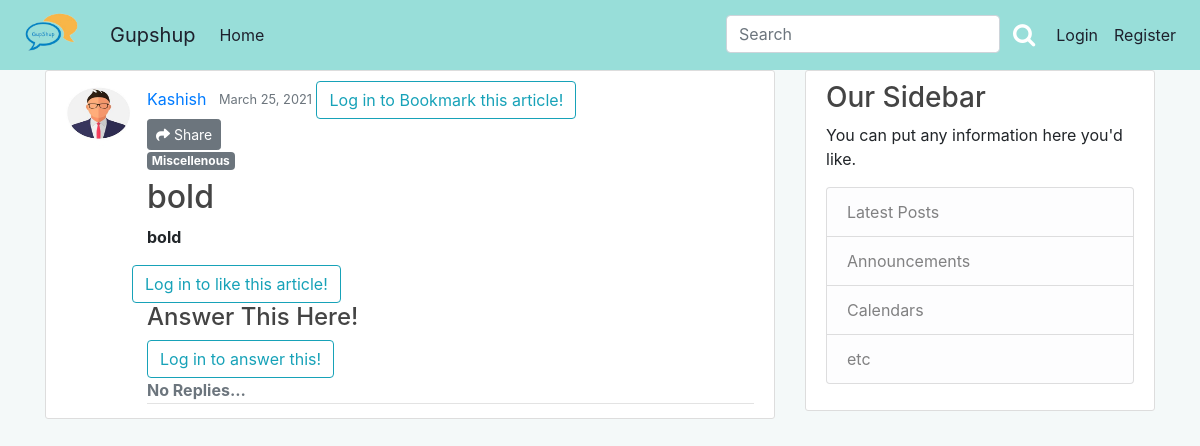
Page /post/93/ on the earlier database version.
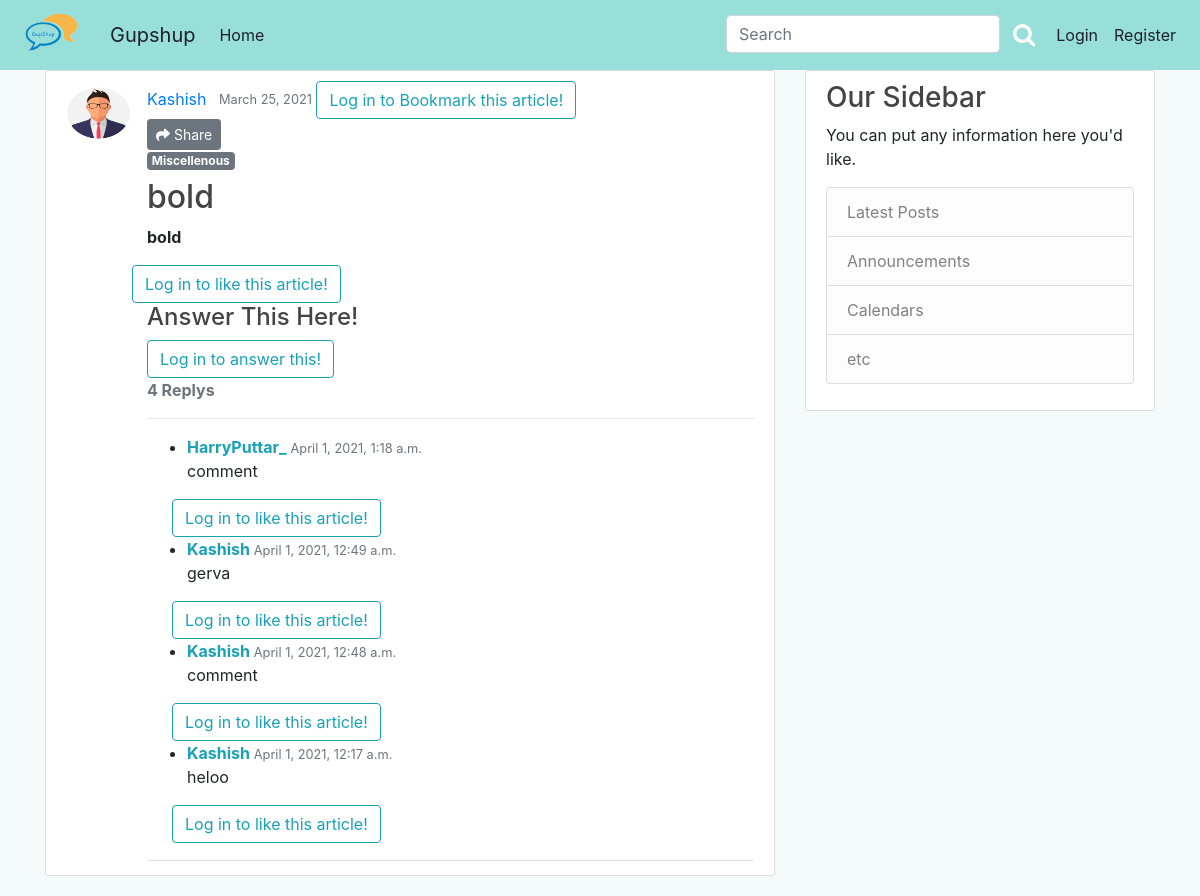
Same page on the later database version.
### blog/models.py (models this page shows, shortened)
class Post(models.Model):
    title = models.CharField(max_length=100)
    content = models.TextField()
    date_posted = models.DateTimeField(default=timezone.now)
    author = models.ForeignKey(User, on_delete=models.CASCADE)
    category = models.CharField(
        max_length=20,
        choices=Category_choices,
        default='Miscellenous'
    )
    upvote = models.ManyToManyField(User, related_name='upvote')
    downvote = models.ManyToManyField(User, related_name='downvote')
    bookmark = models.ManyToManyField(User, related_name='bookmark')
    def number_of_downvotes(self):
        return self.downvote.count()
    def number_of_upvotes(self):
        return self.upvote.count()
    @property
    def number_of_comments(self):
        return PostComment.objects.filter(post_connected=self).count()

class PostComment(models.Model):
    post_connected = models.ForeignKey(Post, related_name='comments', on_delete=models.CASCADE)
    author = models.ForeignKey(User, on_delete=models.CASCADE)
    comment = models.TextField()
    date_posted = models.DateTimeField(default=timezone.now)
    upvote_comment = models.ManyToManyField(User, related_name='upvote_comment')
    downvote_comment = models.ManyToManyField(User, related_name='downvote_comment')

### users/models.py (models this page shows, shortened)
class Profile(models.Model):
	user = models.OneToOneField(User, on_delete=models.CASCADE)
	image = models.ImageField(default='default.jpg',upload_to='profile_pics')

### blog/views.py (the view, shortened to what this page needs)
# urls.py: path('post/<int:pk>/', PostDetailView.as_view(), name='post-detail'),
class PostDetailView(DetailView):
    model = Post
    def get_context_data(self, **kwargs):
        data = super().get_context_data(**kwargs)
        post_connected = get_object_or_404(Post, id=self.kwargs['pk'])
        upvoted = False
        downvoted = False
        bookmarked = False
        if post_connected.upvote.filter(id=self.request.user.id).exists():
            upvoted = True
        if post_connected.downvote.filter(id=self.request.user.id).exists():
            downvoted = True
        if post_connected.bookmark.filter(id=self.request.user.id).exists():
            bookmarked = True
        data['number_of_upvotes'] = post_connected.number_of_upvotes()
        data['number_of_downvotes'] = post_connected.number_of_downvotes()
        data['post_is_upvoted'] = upvoted
        data['post_is_downvoted'] = downvoted
        data['post_is_bookmarked'] = bookmarked
        comments_connected = PostComment.objects.filter(
            post_connected=self.get_object()).order_by('-date_posted')
        comment_new = []
        for c in comments_connected:
            upvoted_comment = False
            downvoted_comment = False
            if c.upvote_comment.filter(id=self.request.user.id).exists():
                upvoted_comment = True
            if c.downvote_comment.filter(id=self.request.user.id).exists():
                downvoted_comment = True
            comment_new.append([c.id, upvoted_comment, downvoted_comment])
        data['comments'] = comments_connected
        data['comment_status'] = comment_new
        if self.request.user.is_authenticated:
            data['comment_form'] = NewCommentForm(instance=self.request.user)
        return data

### blog/templates/blog/post_detail.html (shortened to what this page needs)
{% extends "blog/base.html" %}
{% load crispy_forms_tags%}
{% load social_share %}
{% block content %}
<article class="media content-section">
	<img class="rounded-circle article-img " src={{object.author.profile.image.url}}>
	<div class="media-body">
		<div class="article-metadata">
			<a class="mr-2" href="{% url 'user-posts' object.author.username %}">{{ object.author }}</a>
			<small class="text-muted">{{ object.date_posted|date:"F d, Y" }}</small>
			{% if user.is_authenticated %}
			<form action="{% url 'post-bookmark' object.id %}" method="POST">
				{% csrf_token %}
				{% if post_is_bookmarked%}
				<button type="submit" name="post_id" value="{{object.id}}" class="btn btn-lg" style="float: right;"><i
						class="fas fa-bookmark fa-2x" style="color: red;" aria-hidden="true"></i></button>
				{% else %}
				<button type="submit" name="post_id" value="{{object.id}}" class="btn btn-lg" style="float: right;"><i
						class="far fa-bookmark fa-2x" style="color: red;" aria-hidden="true"></i></button>
				{% endif %}
			</form>
			{% else %}
			<a class="btn btn-outline-info" href="{% url 'login' %}?next={{request.path}}">Log in to Bookmark this
				article!</a><br>
			{% endif %}
			<button type="button" class="btn btn-secondary btn-sm" data-toggle="modal" data-target="#exampleModalCenter">
			<i class="fas fa-share"></i> Share
			</button>
		<h6><span class="badge badge-secondary">{{ object.category }}</span></h6>
		<h2 class="article-title">{{ object.title | safe }} </h2>
		<p class="article-content">{{ object.content| safe }}</p>
		<div class='row'>
			{% if user.is_authenticated %}
			<div >
				<form action="{% url 'post-upvote' object.id %}" method="POST">
					{% csrf_token %}
					{% if post_is_upvoted %}
					<button type="submit" name="post_id" value="{{object.id}}" class="btn btn-lg"><i
							class="fas fa-thumbs-up" aria-hidden="true"></i></button>
					{% else %}
					<button type="submit" name="post_id" value="{{object.id}}" class="btn btn-lg"><i
							class="far fa-thumbs-up" aria-hidden="true"></i></button>
					{% endif %}
				</form>
			</div>
			<div class="my-2" >
				<strong class="text-xl-center">{{ number_of_upvotes }}</strong>
			</div>
			<div>
				<form action="{% url 'post-downvote' object.id %}" method="POST">
					{% csrf_token %}
					{% if post_is_downvoted %}
					<button type="submit" name="post_id" value="{{object.id}}" class="btn btn-lg"><i
							class="fas fa-thumbs-down" aria-hidden="true"></i></button>
					{% else %}
					<button type="submit" name="post_id" value="{{object.id}}" class="btn btn-lg"><i
							class="far fa-thumbs-down" aria-hidden="true"></i></button>
					{% endif %}
				</form>
			</div>
			<div class="my-2" >
				<strong class="text-xl-center">{{ number_of_downvotes }}</strong>
			</div>
			{% else %}
			<a class="btn btn-outline-info" href="{% url 'login' %}?next={{request.path}}">Log in to like this
				article!</a><br>
			{% endif %}
		</div>
		<h4>Answer This Here!</h4>
		<div id="comments_section">
			{% if user.is_authenticated %}
			<form method="POST">
				{% csrf_token %}
				<div class="form-group">
					{{ comment_form|crispy }}
					<button class="btn btn-info" type="submit">Continue Discussion <i
							class="fa fa-comments"></i></button>
				</div>
			</form>
			{% else %}
			<a class="btn btn-outline-info" href="{% url 'login' %}?next={{request.path}}">Log in to answer
				this!</a><br>
			{% endif %}
			{% if comments %}
			<strong class="text-secondary">{{ object.number_of_comments }} Reply{{ object.number_of_comments|pluralize}}</strong>
			<hr>
			<ul>
				{% for comment in comments %}
				<li>
					<div>
						<span>
							<strong class="text-info">{{ comment.author }} </strong>
							<small class="text-muted">{{ comment.date_posted }}</small>
						</span>
						<p>
							{{ comment.comment|safe }}
						</p>
					</div>
				<div class='row'>
			{% if user.is_authenticated %}
			<div >
				<form action="{% url 'comment-upvote' object.id comment.id %}" method="POST">
					{% csrf_token %}
					{% for com in comment_status%}
						{% if com.0 == comment.id %}
							{% if com.1  %}
								<button type="submit" name="comment_id" value="{{comment.id}}" class="btn btn-lg"><i
								class="fas fa-thumbs-up" aria-hidden="true"></i></button>
							{% else %}
								<button type="submit" name="comment_id" value="{{comment.id}}" class="btn btn-lg"><i
								class="far fa-thumbs-up" aria-hidden="true"></i></button>
							{% endif %}
					{% endif %}
					{% endfor %}
				</form>
			</div>
			<div class="my-2" >
				<strong class="text-xl-center">{{ comment.number_of_upvotes_comment }}</strong>
			</div>
			<div>
				<form action="{% url 'comment-downvote' object.id comment.id%}" method="POST">
					{% csrf_token %}
					{% for com in comment_status%}
						{% if com.0 == comment.id %}
							{% if com.2  %}
								<button type="submit" name="comment_id" value="{{comment.id}}" class="btn btn-lg"><i
							class="fas fa-thumbs-down" aria-hidden="true"></i></button>
						{% else %}
						<button type="submit" name="comment_id" value="{{comment.id}}" class="btn btn-lg"><i
							class="far fa-thumbs-down" aria-hidden="true"></i></button>
						{% endif %}
					{% endif %}
					{% endfor %}
				</form>
			</div>
			<div class="my-2" >
				<strong class="text-xl-center">{{ comment.number_of_downvotes_comment  }}</strong>
			</div>
			{% else %}
			<a class="btn btn-outline-info" href="{% url 'login' %}?next={{request.path}}">Log in to like this
				article!</a><br>
			{% endif %}
		</div>
				</li>
				{% endfor %}
			</ul>
			{% else %}
			<strong class="text-secondary">No Replies...</strong>
			{% endif %}
		</div>
	</div>
</article>
{% endblock content %}

### blog/templates/blog/base.html (shortened to what this page needs)
{% load static %}
<!DOCTYPE html>
<html>
<head>
    <link rel="stylesheet" type="text/css" href="{% static 'blog/main.css'%}">
	<link rel="stylesheet" href="https://cdnjs.cloudflare.com/ajax/libs/font-awesome/4.7.0/css/font-awesome.min.css">
	<link rel="stylesheet" href="https://stackpath.bootstrapcdn.com/bootstrap/4.2.1/css/bootstrap.min.css">
	<link rel="stylesheet" href="https://cdnjs.cloudflare.com/ajax/libs/font-awesome/4.7.0/css/font-awesome.min.css">
	<link rel="stylesheet" href="https://stackpath.bootstrapcdn.com/font-awesome/4.7.0/css/font-awesome.min.css">
</head>
<body style="background-color: #f4f9f9" class="py-0 my-0">
	<nav class="navbar sticky-top navbar-expand-lg navbar-custom pb-2">
	<a class="navbar-brand" href="/">
	<img style="max-width:70px; margin-top: -7px;border-radius: 35%;"class="mr-2" src="{%static 'blog/LOGO_PNG.png'%}"></a>
  <a class="navbar-brand" href="/">Gupshup</a>
  <div class="collapse navbar-collapse"  id="navbarSupportedContent">
    <ul class="navbar-nav mr-auto">
      <li class="nav-item active">
        <a class="nav-link" href="/" style="color: #1e212d">Home <span class="sr-only">(current)</span></a>
      </li>
    </ul>
	        <div class="navbar-nav">
	        	<form action="{% url 'search-result' %}" method="GET">
				<div style=" display: flex;">
	        		<input class="form-control" style="display: inline;" type="text" name="q" placeholder="Search">
					<button type="submit" class="btn btn-success-outline" ><i class="fa fa-search " style="font-size:24px; color:white;"></i> </i></button>
					</div>
	        	</form>
	        	{% if user.is_authenticated %}
	        		 <a class="nav-item nav-link" style="color: #1e212d" href="{% url 'profile' %}">Profile</a>
	        		 <a class="nav-item nav-link" style="color: #1e212d" href="{% url 'post-create' %}">New Post</a>
	        		 <a class="nav-item nav-link" style="color: #1e212d" href="{% url 'logout' %}">Logout</a>
	        	{% else %}
		           <a class="nav-item nav-link" style="color: #1e212d" href="{% url 'login' %}">Login</a>
		           <a class="nav-item nav-link" style="color: #1e212d" href="{% url 'register' %}">Register</a>
		           {% endif %}
	        </div>
  </div>
</nav>
	<main role="main" class="container">
	  <div class="row">
	    <div class="col-md-8">
	      {% block content %}{% endblock %}
	    </div>
	    <div class="col-md-4">
	      <div class="content-section">
	        <h3>Our Sidebar</h3>
	        <p class=''>You can put any information here you'd like.
	          <ul class="list-group">
	            <li class="list-group-item list-group-item-light">Latest Posts</li>
	            <li class="list-group-item list-group-item-light">Announcements</li>
	            <li class="list-group-item list-group-item-light">Calendars</li>
	            <li class="list-group-item list-group-item-light">etc</li>
	          </ul>
	        </p>
	      </div>
	    </div>
	  </div>
	</main>
</body>
</html>

### blog/static/blog/main.css (style rules this page uses)
body { background: #fafafa; color: #333333; margin-top: 5rem; }
h1, h2, h3, h4, h5, h6 { color: #444444; }
ul { margin: 0; }
.content-section { background: #ffffff; padding: 10px 20px; border: 1px solid #dddddd; border-radius: 3px; margin-bottom: 20px; }
.article-title { color: #444444; }
.article-content { white-space: pre-line; }
.article-img { height: 65px; width: 65px; margin-right: 16px; }
.article-metadata { padding-bottom: 1px; margin-bottom: 4px; border-bottom: 1px solid #e3e3e3 }

Differences in the rows shown:
shown differently, row unchanged: Post "bold": number_of_comments (not shown) → "4"
added PostComment: author "HarryPuttar_", date_posted "April 1, 2021, 1:18 a.m.", comment "comment"
added PostComment: author "Kashish", date_posted "April 1, 2021, 12:49 a.m.", comment "gerva"
added PostComment: author "Kashish", date_posted "April 1, 2021, 12:48 a.m.", comment "comment"
added PostComment: author "Kashish", date_posted "April 1, 2021, 12:17 a.m.", comment "heloo"
Other differences:
text no longer shown: "No Replies..."
text now shown: "Reply"
